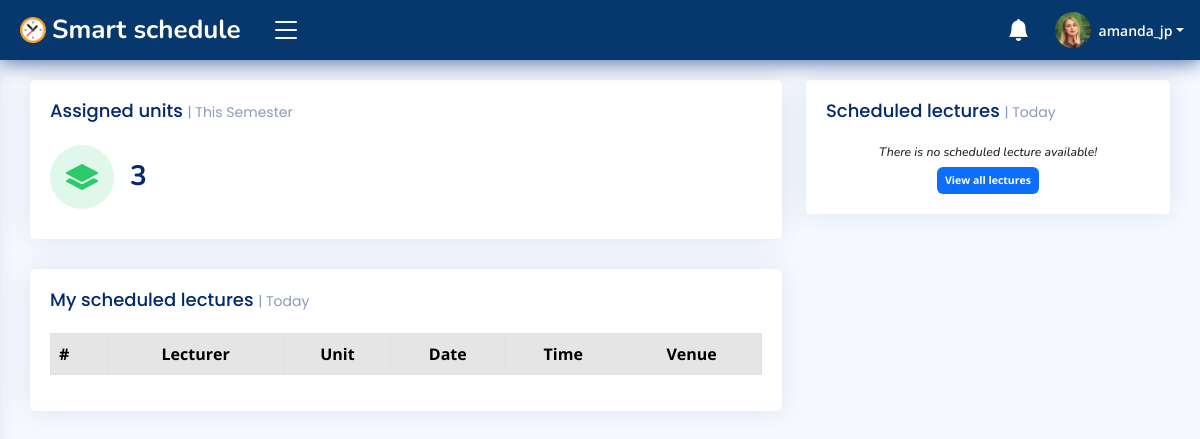
/campus/u/dashboard/ (signed in), run on the app's committed database.
### accounts/models.py (models this page shows, shortened)
class User(AbstractUser):
    id = models.CharField(max_length=30, primary_key=True, unique=True, editable=False)
    first_name = models.CharField(max_length=15, blank=False)
    last_name = models.CharField(max_length=15, blank=False)
    email = models.EmailField(unique=True)
    gender = models.CharField(max_length=7, blank=False)
    dob = models.DateField(null=True, blank=False, db_column='Date of Birth')
    age = models.PositiveIntegerField(default=0, editable=False)
    mobile_no = PhoneNumberField()
    profile_pic = models.ImageField(upload_to='Users/imgs/dps/', default='default.png')
    is_student = models.BooleanField(default=False)
    date_updated = models.DateTimeField(auto_now=True)
    REQUIRED_FIELDS = ['username']
    USERNAME_FIELD = 'email'
    def __str__(self) -> str:
        return self.username
    class Meta:
        ordering = ['username', 'first_name', 'last_name']

### campus/views.py (the view)
# urls.py: path('dashboard/', views.FacultyDashboardView.as_view(), name='faculty_homepage'),
@method_decorator(login_required(login_url='login'), name='get')
@method_decorator(user_passes_test(lambda user: (user.is_staff is False or user.is_superuser is False) and user.is_student is False), name='get')
class FacultyDashboardView(View):
    template_name = 'dashboard/faculty/homepage.html'
    def get(self, request, *args, **kwargs):
        current_date = dt.now().strftime('%Y-%m-%d')
        total_booked_units = BookedUnit.objects.filter(lecturer=request.user.faculty).count()
        scheduled_lectures_QS = Lecture.objects.filter(lecturer=request.user.faculty, lecture_date=current_date).order_by('lecture_date', 'start_time')
        past_lectures_qs = Lecture.objects.filter(is_taught=False, lecture_date__lte=current_date)
        for _lecture in past_lectures_qs:   # iterate through all lectures in the queryset
            get_lecture = Lecture.objects.get(id=_lecture.id)   # get each lecture in the qs using their id
            if get_lecture.is_taught is False:
                get_lecture.is_taught = True    # if the lecture's "is_taught" is False change it to True.
                get_lecture.save()
        context = {
            'TotalBookedUnits': total_booked_units,
            'scheduled_lectures': scheduled_lectures_QS,
        }
        return render(request, self.template_name, context)

### accounts/models.py (called while the page is built)
    def __str__(self) -> str:
        return f'{self.staff}'

### campus/templates/dashboard/faculty/homepage.html (shortened to what this page needs)
{% extends 'dashboard/faculty/base.html' %}{% block title %}Dashboard{% endblock %}
{% load custom_filters %}
	{% load static %}
	{% block content %}
	<main id="main" class="main">
		<section class="section dashboard">
			<div class="row">
				<div class="col-lg-8">
					<div class="row">
						<div class="col-md-12 col-lg-12">
							<div class="card info-card units-card">
								<div class="card-body">
									<h5 class="card-title">Assigned units <span>| This Semester</span></h5>
									<div class="d-flex align-items-center">
										<div class="card-icon rounded-circle d-flex align-items-center justify-content-center">
											<i class="bi-layers-fill"></i>
										</div>
										<div class="ps-3">
											<h6>{{ TotalBookedUnits|default:"0" }}</h6>
										</div>
									</div>
								</div>
							</div>
						</div>
						<div class="col-12">
							<div class="card recent-sales overflow-auto">
								<div class="card-body">
									<h5 class="card-title">My scheduled lectures <span>| Today</span></h5>
									<table class="table table-bordered table-striped">
										<thead>
											<tr class="table-active">
												<th>#</th>
												<th class="text-center">Lecturer</th>
												<th class="text-center">Unit</th>
												<th class="text-center">Date</th>
												<th class="text-center">Time</th>
												<th class="text-center">Venue</th>
											</tr>
										</thead>
									</table>
								</div>
							</div>
						</div>
					</div>
				</div>
				<div class="col-lg-4">
					<div class="card">
						<div class="card-body">
							<h5 class="card-title">Scheduled lectures <span>| Today</span></h5>
							<div class="activity">
								{% for lecture in scheduled_lectures %}
								<div class="activity-item d-flex">
									{% with lecture.date_scheduled|custom_timesince as time_since %}
									<div class="activity-label">
										{{ time_since }} ago
									</div>
									{% endwith %}
									<img src="{{ lecture.lecturer.staff.profile_pic.url }}" class="rounded-circle activity-badge align-self-start" height="30px" width="30px" alt="user-dp">
									<div class="activity-content">
										<p class="small fst-italic">
											You scheduled <b>{{ lecture.unit_name }}</b> is scheduled for date <b>{{ lecture.lecture_date|date:"D d-M-Y" }}</b> to start at <b>{{ lecture.start_time|date:"h:iA" }}</b>
										</p>
									</div>
								</div>
								{% empty %}
								<div class="activity-item">
									<h6 class="small fst-italic text-center">
										There is no scheduled lecture available!
									</h6>
								</div>
								{% endfor %}
								<div class="text-center">
									<a href="{% url 'lectures_records' request.user.faculty request.user.faculty.id %}" class="badge bg-primary p-2">View all lectures</a>
								</div>
							</div>
						</div>
					</div>
				</div>
			</div>
		</section>
	</main>
	{% endblock %}

### campus/templates/dashboard/faculty/base.html (shortened to what this page needs)
{% load static %}
<!DOCTYPE html>
<html lang="en">
<head>
    <link href="https://cdn.jsdelivr.net/npm/bootstrap@5.3.2/dist/css/bootstrap.min.css" rel="stylesheet">
    <link rel="stylesheet" href="https://cdn.jsdelivr.net/npm/bootstrap-icons@1.11.1/font/bootstrap-icons.css">
    <link rel="stylesheet" href="https://cdnjs.cloudflare.com/ajax/libs/fullcalendar/3.10.2/fullcalendar.min.css" />
    <link href="{% static 'css/styles.css' %}" rel="stylesheet">
</head>
<body>
    <header id="header" class="header fixed-top d-flex align-items-center">
        <div class="d-flex align-items-center justify-content-between">
            <a href="{% url 'faculty_homepage' %}" class="logo d-flex align-items-center">
                <img src="{% static 'img/logo/logo.png' %}" alt="logo">
                <span class="d-none d-lg-block text-white">Smart schedule</span>
            </a>
            <i class="bi bi-list toggle-sidebar-btn"></i>
        </div>
        <nav class="header-nav ms-auto">
            <ul class="d-flex align-items-center">
                <li class="nav-item dropdown">
                    <a class="nav-link nav-icon" href="#" data-bs-toggle="dropdown">
                        <i class="bi bi-bell-fill"></i>
                    </a>
                </li>
                <li class="nav-item dropdown pe-3">
                    <a class="nav-link nav-profile d-flex align-items-center pe-0" href="" data-bs-toggle="dropdown">
                        <img src="{{ request.user.profile_pic.url }}" alt="profile" class="rounded-circle">
                        <span class="d-none d-md-block dropdown-toggle ps-2">{{ request.user.username }}</span>
                    </a>
                </li>
            </ul>
        </nav>
    </header>
    {% block content %}
    {% endblock %}
</body>
</html>

### static/css/styles.css (style rules this page uses)
:root { scroll-behavior: smooth; }
body { font-family: "Open Sans", sans-serif; background: #f6f9ff; color: #444444; }
a { color: #4154f1; text-decoration: none; }
h1, h2, h3, h4, h5, h6 { font-family: "Nunito", sans-serif; }
#main { margin-top: 60px; padding: 20px 30px; transition: all 0.3s; }
.card { margin-bottom: 30px; border: none; border-radius: 5px; box-shadow: 0px 0 30px rgba(1, 41, 112, 0.1); }
.card-title { padding: 20px 0 15px 0; font-size: 18px; font-weight: 500; color: #012970; font-family: "Poppins", sans-serif; }
.card-title span { color: #899bbd; font-size: 14px; font-weight: 400; }
.card-body { padding: 0 20px 20px 20px; }
.logo { line-height: 1; }
@media (min-width: 1200px) { .logo { width: 240px; } }
.logo img { max-height: 26px; margin-right: 6px; }
.logo span { font-size: 26px; font-weight: 700; color: #012970; font-family: "Nunito", sans-serif; }
.header { transition: all 0.5s; z-index: 997; height: 60px; box-shadow: 0px 2px 20px rgba(1, 41, 112, 0.7); background-color: #07386d; padding-left: 20px; }
.header .toggle-sidebar-btn { font-size: 32px; padding-left: 10px; cursor: pointer; color: #fff; }
.header-nav ul { list-style: none; }
.header-nav>ul { margin: 0; padding: 0; }
.header-nav .nav-icon { font-size: 22px; color: #fff; margin-right: 25px; position: relative; }
.header-nav .nav-profile { color: #fff; }
.header-nav .nav-profile img { max-height: 36px; }
.header-nav .nav-profile span { font-size: 14px; font-weight: 600; }
@media (min-width: 1200px) { #main, #footer { margin-left: 300px; } }
@media (min-width: 1200px) { .toggle-sidebar #main, .toggle-sidebar #footer { margin-left: 0; } }
.dashboard .info-card { padding-bottom: 10px; }
.dashboard .info-card h6 { font-size: 28px; color: #012970; font-weight: 700; margin: 0; padding: 0; }
.dashboard .card-icon { font-size: 32px; line-height: 0; width: 64px; height: 64px; flex-shrink: 0; flex-grow: 0; }
.dashboard .units-card .card-icon { color: #2eca6a; background: #e0f8e9; }
.dashboard .activity { font-size: 14px; }

### data on the page
User: user.profile_pic (picture), user.username "amanda_jp"

### other printed values
{{ TotalBookedUnits|default:"0" }} "3"
